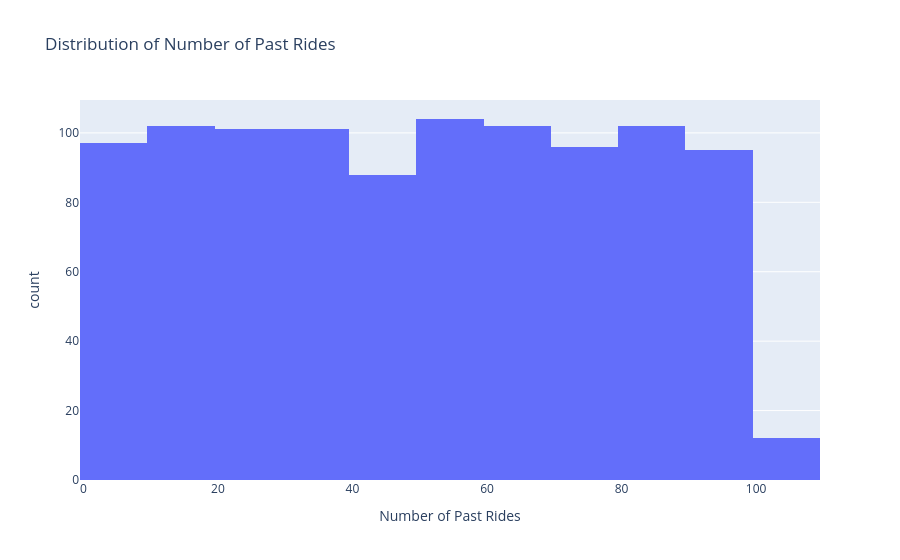

Notebook cell for this chart:
### Markdown cell above
Number of Past Rides

### Code cell
fig = px.histogram(
    df,
    x='Number_of_Past_Rides',
    nbins=20,
    title='Distribution of Number of Past Rides',
    labels={'Number_of_Past_Rides': 'Number of Past Rides'}
)

fig.show()

### Figure 1 — Plotly figure (JSON) as saved in the notebook; plotly's stock layout.template omitted (floating-point values rounded to 4 significant figures; data arrays with more than 128 entries replaced by an {"elided": "..."} marker saying what was removed)
{"data": [{"bingroup": "x", "hovertemplate": "Number of Past Rides=%{x}<br>count=%{y}<extra></extra>", "legendgroup": "", "marker": {"color": "#636efa", "pattern": {"shape": ""}}, "name": "", "nbinsx": 20, "orientation": "v", "showlegend": false, "type": "histogram", "x": {"elided": "1000 int values"}, "xaxis": "x", "yaxis": "y"}], "layout": {"barmode": "relative", "legend": {"tracegroupgap": 0}, "title": {"text": "Distribution of Number of Past Rides"}, "xaxis": {"anchor": "y", "domain": [0, 1], "title": {"text": "Number of Past Rides"}}, "yaxis": {"anchor": "x", "domain": [0, 1], "title": {"text": "count"}}}}
